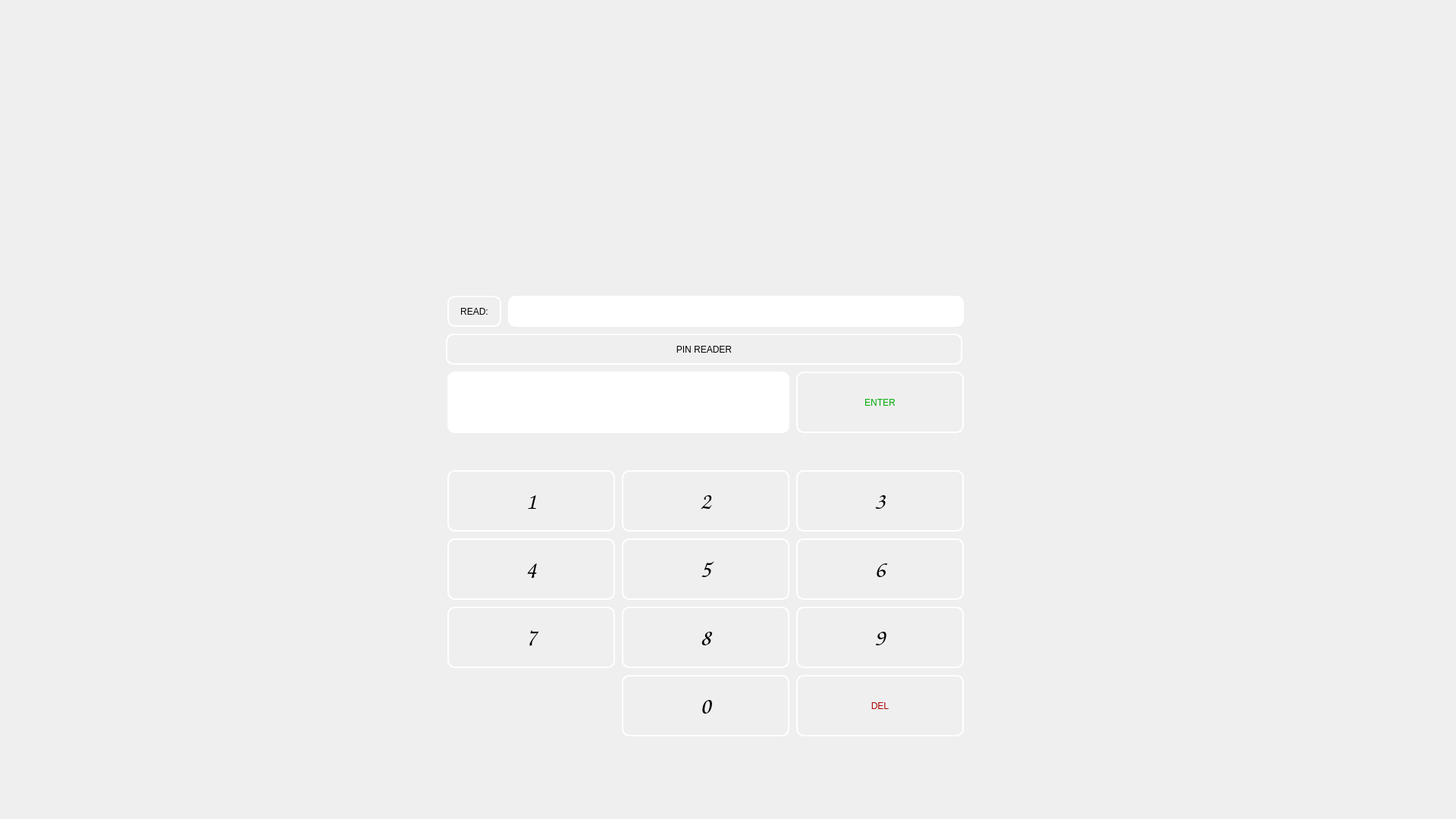
<?xml version="1.0" encoding="UTF-8"?>
<ui version="4.0">
 <class>Login</class>
 <widget class="QDialog" name="Login">
  <property name="geometry">
   <rect>
    <x>0</x>
    <y>0</y>
    <width>1920</width>
    <height>1080</height>
   </rect>
  </property>
  <property name="windowTitle">
   <string>Dialog</string>
  </property>
  <property name="styleSheet">
   <string notr="true"/>
  </property>
  <widget class="QPushButton" name="btn_n_2">
   <property name="geometry">
    <rect>
     <x>820</x>
     <y>620</y>
     <width>221</width>
     <height>81</height>
    </rect>
   </property>
   <property name="font">
    <font>
     <family>Comic Sans MS</family>
     <pointsize>24</pointsize>
     <italic>false</italic>
     <bold>true</bold>
    </font>
   </property>
   <property name="styleSheet">
    <string notr="true">background-image: url(:/icons/flags/hemmobutt.png);
font: 900 24pt &quot;Comic Sans MS&quot;;
border-style: solid;
border-color: white;
border-width: 2px;
border-radius: 10px;</string>
   </property>
   <property name="text">
    <string>2</string>
   </property>
  </widget>
  <widget class="QPushButton" name="btn_n_7">
   <property name="geometry">
    <rect>
     <x>590</x>
     <y>800</y>
     <width>221</width>
     <height>81</height>
    </rect>
   </property>
   <property name="font">
    <font>
     <family>Comic Sans MS</family>
     <pointsize>24</pointsize>
     <italic>false</italic>
     <bold>true</bold>
    </font>
   </property>
   <property name="styleSheet">
    <string notr="true">background-image: url(:/icons/flags/hemmobutt.png);
font: 900 24pt &quot;Comic Sans MS&quot;;
border-style: solid;
border-color: white;
border-width: 2px;
border-radius: 10px;</string>
   </property>
   <property name="text">
    <string>7</string>
   </property>
  </widget>
  <widget class="QPushButton" name="btn_n_3">
   <property name="geometry">
    <rect>
     <x>1050</x>
     <y>620</y>
     <width>221</width>
     <height>81</height>
    </rect>
   </property>
   <property name="font">
    <font>
     <family>Comic Sans MS</family>
     <pointsize>24</pointsize>
     <italic>false</italic>
     <bold>true</bold>
    </font>
   </property>
   <property name="styleSheet">
    <string notr="true">background-image: url(:/icons/flags/hemmobutt.png);
font: 900 24pt &quot;Comic Sans MS&quot;;
border-style: solid;
border-color: white;
border-width: 2px;
border-radius: 10px;</string>
   </property>
   <property name="text">
    <string>3</string>
   </property>
  </widget>
  <widget class="QPushButton" name="btn_n_9">
   <property name="geometry">
    <rect>
     <x>1050</x>
     <y>800</y>
     <width>221</width>
     <height>81</height>
    </rect>
   </property>
   <property name="font">
    <font>
     <family>Comic Sans MS</family>
     <pointsize>24</pointsize>
     <italic>false</italic>
     <bold>true</bold>
    </font>
   </property>
   <property name="styleSheet">
    <string notr="true">background-image: url(:/icons/flags/hemmobutt.png);
font: 900 24pt &quot;Comic Sans MS&quot;;
border-style: solid;
border-color: white;
border-width: 2px;
border-radius: 10px;</string>
   </property>
   <property name="text">
    <string>9</string>
   </property>
  </widget>
  <widget class="QPushButton" name="btn_n_6">
   <property name="geometry">
    <rect>
     <x>1050</x>
     <y>710</y>
     <width>221</width>
     <height>81</height>
    </rect>
   </property>
   <property name="font">
    <font>
     <family>Comic Sans MS</family>
     <pointsize>24</pointsize>
     <italic>false</italic>
     <bold>true</bold>
    </font>
   </property>
   <property name="styleSheet">
    <string notr="true">background-image: url(:/icons/flags/hemmobutt.png);
font: 900 24pt &quot;Comic Sans MS&quot;;
border-style: solid;
border-color: white;
border-width: 2px;
border-radius: 10px;</string>
   </property>
   <property name="text">
    <string>6</string>
   </property>
  </widget>
  <widget class="QPushButton" name="btn_n_1">
   <property name="geometry">
    <rect>
     <x>590</x>
     <y>620</y>
     <width>221</width>
     <height>81</height>
    </rect>
   </property>
   <property name="font">
    <font>
     <family>Comic Sans MS</family>
     <pointsize>24</pointsize>
     <italic>false</italic>
     <bold>true</bold>
    </font>
   </property>
   <property name="styleSheet">
    <string notr="true">background-image: url(:/icons/flags/hemmobutt.png);
font: 900 24pt &quot;Comic Sans MS&quot;;
border-style: solid;
border-color: white;
border-width: 2px;
border-radius: 10px;</string>
   </property>
   <property name="text">
    <string>1</string>
   </property>
  </widget>
  <widget class="QPushButton" name="btn_n_0">
   <property name="geometry">
    <rect>
     <x>820</x>
     <y>890</y>
     <width>221</width>
     <height>81</height>
    </rect>
   </property>
   <property name="font">
    <font>
     <family>Comic Sans MS</family>
     <pointsize>24</pointsize>
     <italic>false</italic>
     <bold>true</bold>
    </font>
   </property>
   <property name="styleSheet">
    <string notr="true">background-image: url(:/icons/flags/hemmobutt.png);
font: 900 24pt &quot;Comic Sans MS&quot;;
border-style: solid;
border-color: white;
border-width: 2px;
border-radius: 10px;</string>
   </property>
   <property name="text">
    <string>0</string>
   </property>
  </widget>
  <widget class="QPushButton" name="btn_n_5">
   <property name="geometry">
    <rect>
     <x>820</x>
     <y>710</y>
     <width>221</width>
     <height>81</height>
    </rect>
   </property>
   <property name="font">
    <font>
     <family>Comic Sans MS</family>
     <pointsize>24</pointsize>
     <italic>false</italic>
     <bold>true</bold>
    </font>
   </property>
   <property name="styleSheet">
    <string notr="true">background-image: url(:/icons/flags/hemmobutt.png);
font: 900 24pt &quot;Comic Sans MS&quot;;
border-style: solid;
border-color: white;
border-width: 2px;
border-radius: 10px;</string>
   </property>
   <property name="text">
    <string>5</string>
   </property>
  </widget>
  <widget class="QPushButton" name="btn_n_4">
   <property name="geometry">
    <rect>
     <x>590</x>
     <y>710</y>
     <width>221</width>
     <height>81</height>
    </rect>
   </property>
   <property name="font">
    <font>
     <family>Comic Sans MS</family>
     <pointsize>24</pointsize>
     <italic>false</italic>
     <bold>true</bold>
    </font>
   </property>
   <property name="styleSheet">
    <string notr="true">background-image: url(:/icons/flags/hemmobutt.png);
font: 900 24pt &quot;Comic Sans MS&quot;;
border-style: solid;
border-color: white;
border-width: 2px;
border-radius: 10px;</string>
   </property>
   <property name="text">
    <string>4</string>
   </property>
  </widget>
  <widget class="QPushButton" name="btn_n_8">
   <property name="geometry">
    <rect>
     <x>820</x>
     <y>800</y>
     <width>221</width>
     <height>81</height>
    </rect>
   </property>
   <property name="font">
    <font>
     <family>Comic Sans MS</family>
     <pointsize>24</pointsize>
     <italic>false</italic>
     <bold>true</bold>
    </font>
   </property>
   <property name="styleSheet">
    <string notr="true">background-image: url(:/icons/flags/hemmobutt.png);
font: 900 24pt &quot;Comic Sans MS&quot;;
border-style: solid;
border-color: white;
border-width: 2px;
border-radius: 10px;</string>
   </property>
   <property name="text">
    <string>8</string>
   </property>
  </widget>
  <widget class="QPushButton" name="btn_erase">
   <property name="geometry">
    <rect>
     <x>1050</x>
     <y>890</y>
     <width>221</width>
     <height>81</height>
    </rect>
   </property>
   <property name="styleSheet">
    <string notr="true">background-image: url(:/icons/flags/hemmobutt.png);
font: 900 24pt &quot;Comic Sans MS&quot;;
border-style: solid;
border-color: white;
border-width: 2px;
border-radius: 10px;
color: #AB0003;</string>
   </property>
   <property name="text">
    <string>DEL</string>
   </property>
  </widget>
  <widget class="QLabel" name="label">
   <property name="geometry">
    <rect>
     <x>588</x>
     <y>440</y>
     <width>681</width>
     <height>41</height>
    </rect>
   </property>
   <property name="styleSheet">
    <string notr="true">background-image: url(:/icons/flags/hemmobutt.png);
font: 900 19pt &quot;Comic Sans MS&quot;;
border-style: solid;
border-color: white;
border-width: 2px;
border-radius: 10px;</string>
   </property>
   <property name="text">
    <string>PIN READER</string>
   </property>
   <property name="alignment">
    <set>Qt::AlignCenter</set>
   </property>
   <property name="textInteractionFlags">
    <set>Qt::NoTextInteraction</set>
   </property>
  </widget>
  <widget class="QPushButton" name="btn_rfid">
   <property name="geometry">
    <rect>
     <x>590</x>
     <y>390</y>
     <width>71</width>
     <height>41</height>
    </rect>
   </property>
   <property name="styleSheet">
    <string notr="true">background-image: url(:/icons/flags/hemmobutt.png);
font: 900 14pt &quot;Comic Sans MS&quot;;
border-style: solid;
border-color: white;
border-width: 2px;
border-radius: 10px;</string>
   </property>
   <property name="text">
    <string>READ:</string>
   </property>
  </widget>
  <widget class="QLineEdit" name="lineEdit_rfid">
   <property name="geometry">
    <rect>
     <x>670</x>
     <y>390</y>
     <width>601</width>
     <height>41</height>
    </rect>
   </property>
   <property name="styleSheet">
    <string notr="true">background-image: url(:/icons/flags/hemmobutt.png);
font: 900 19pt &quot;Comic Sans MS&quot;;
border-style: solid;
border-color: white;
border-width: 2px;
border-radius: 10px;</string>
   </property>
   <property name="text">
    <string/>
   </property>
  </widget>
  <widget class="QPushButton" name="btn_pin">
   <property name="geometry">
    <rect>
     <x>1050</x>
     <y>490</y>
     <width>221</width>
     <height>81</height>
    </rect>
   </property>
   <property name="styleSheet">
    <string notr="true">background-image: url(:/icons/flags/hemmobutt.png);
font: 900 24pt &quot;Comic Sans MS&quot;;
border-style: solid;
border-color: white;
border-width: 2px;
border-radius: 10px;
color: #00AB03;</string>
   </property>
   <property name="text">
    <string>ENTER</string>
   </property>
  </widget>
  <widget class="QLineEdit" name="lineEdit_pin">
   <property name="geometry">
    <rect>
     <x>590</x>
     <y>490</y>
     <width>451</width>
     <height>81</height>
    </rect>
   </property>
   <property name="styleSheet">
    <string notr="true">background-image: url(:/icons/flags/hemmobutt.png);
font: 900 24pt &quot;Comic Sans MS&quot;;
border-style: solid;
border-color: white;
border-width: 2px;
border-radius: 10px;</string>
   </property>
  </widget>
  <widget class="QLabel" name="backroundPic">
   <property name="geometry">
    <rect>
     <x>0</x>
     <y>0</y>
     <width>1920</width>
     <height>1080</height>
    </rect>
   </property>
   <property name="text">
    <string/>
   </property>
   <property name="pixmap">
    <pixmap resource="resourcefile.qrc">:/icons/flags/hemmosplash.png</pixmap>
   </property>
   <property name="scaledContents">
    <bool>true</bool>
   </property>
   <property name="textInteractionFlags">
    <set>Qt::NoTextInteraction</set>
   </property>
  </widget>
  <zorder>backroundPic</zorder>
  <zorder>btn_n_2</zorder>
  <zorder>btn_n_7</zorder>
  <zorder>btn_n_3</zorder>
  <zorder>btn_n_9</zorder>
  <zorder>btn_n_6</zorder>
  <zorder>btn_n_1</zorder>
  <zorder>btn_n_0</zorder>
  <zorder>btn_n_5</zorder>
  <zorder>btn_n_4</zorder>
  <zorder>btn_n_8</zorder>
  <zorder>btn_erase</zorder>
  <zorder>label</zorder>
  <zorder>btn_rfid</zorder>
  <zorder>lineEdit_rfid</zorder>
  <zorder>btn_pin</zorder>
  <zorder>lineEdit_pin</zorder>
 </widget>
 <resources>
  <include location="resourcefile.qrc"/>
 </resources>
 <connections/>
</ui>
